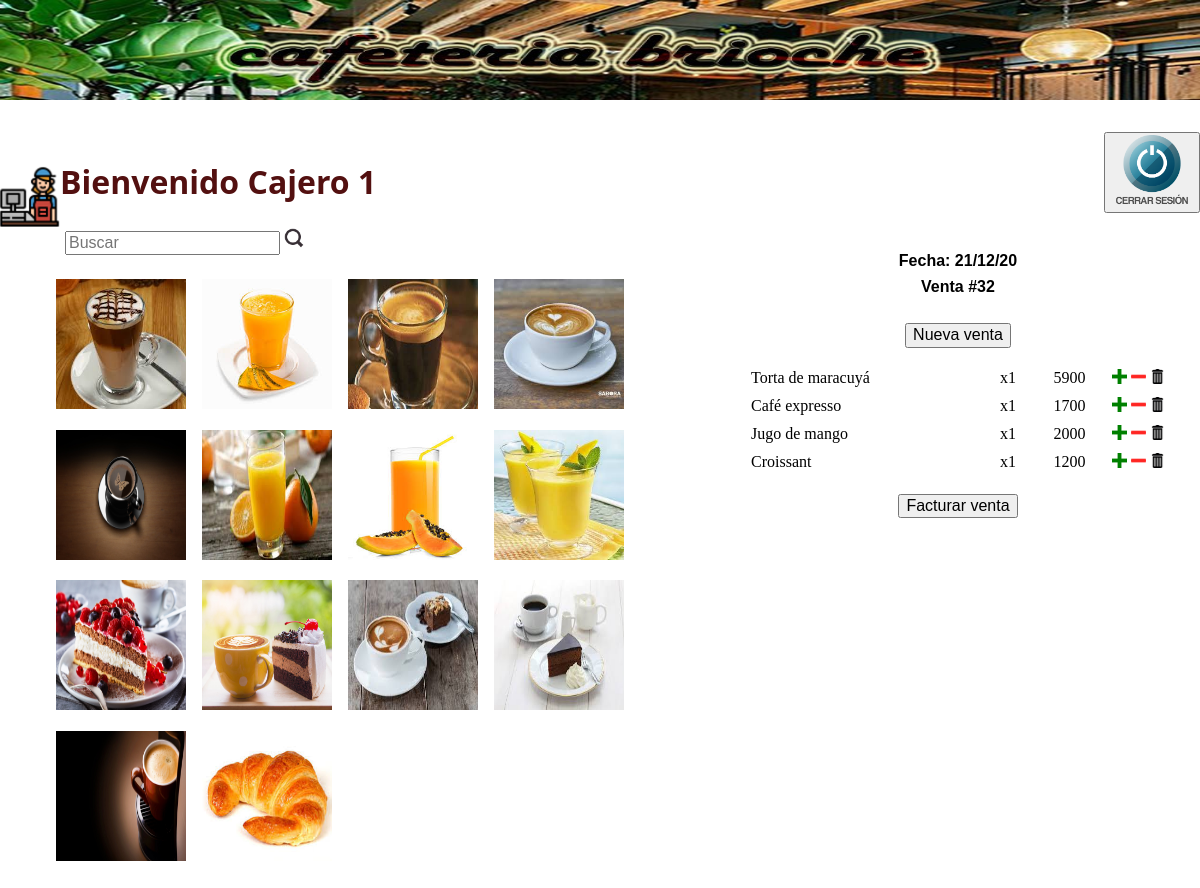
Screenshot of /cajeroVenta/ (signed in) with the database file from the repository.
### tables this page shows
CREATE TABLE PRODUCTOS (id INTEGER NOT NULL UNIQUE, nombre TEXT NOT NULL, precio INTEGER NOT NULL, cantidad_Inv INTEGER NOT NULL, descripcion TEXT NOT NULL, imagen TEXT NOT NULL, PRIMARY KEY (id));

CREATE TABLE VENTAS (id INTEGER NOT NULL UNIQUE, id_usuario INTEGER NOT NULL, fechaVenta DATE NOT NULL, TotalVenta INTEGER NOT NULL, PRIMARY KEY (id), FOREIGN KEY (id_usuario) REFERENCES USUARIOS (id));

CREATE TABLE REGISTRO_VENTAS (id INTEGER NOT NULL UNIQUE, id_venta INTEGER NOT NULL, id_producto INTEGER NOT NULL REFERENCES PRODUCTOS (id), Cantidad INTEGER NOT NULL, Total_Prod  INTEGER NOT NULL, FOREIGN KEY (id_venta) REFERENCES VENTAS (id), PRIMARY KEY (id) );

### app.py (the view)
@app.route('/cajeroVenta/')
@login_required
def cajeroVenta():
	busqueda = sql_productos()
	venta = sql_num_venta()
	datos = sql_llenar_venta(venta[0])
	return render_template('Cajero-Venta.html', busqueda=busqueda, datos=datos, venta=venta)

### app.py (called while the page is built)
def login_required(view):
    @functools.wraps(view)
    def wrapped_view(**kwargs):
        if not 'user_id' in session :
            mensaje = 2
            return render_template('Login.html', mensaje=mensaje)
        return view()
    return wrapped_view

@app.before_request
def load_logged_in_user():
    user_id = session.get( 'user_id' )
    if user_id is None:
      session['user_login'] = None

def sql_productos():
	sql="SELECT * FROM PRODUCTOS;"
	conexion = db.conectarDB()
	cur = conexion.cursor()
	cur.execute(sql)
	busqueda = cur.fetchall()
	return busqueda

def sql_llenar_venta(id_venta):
	conexion = db.conectarDB()
	cur = conexion.cursor()
	cur.execute("SELECT REGISTRO_VENTAS.*, PRODUCTOS.nombre, PRODUCTOS.precio FROM REGISTRO_VENTAS JOIN PRODUCTOS ON REGISTRO_VENTAS.id_producto=PRODUCTOS.id WHERE id_venta=?", (id_venta, ))
	datos = cur.fetchall()
	return datos

def sql_num_venta():
	conexion = db.conectarDB()
	cur = conexion.cursor()
	sql = "SELECT id, fechaVenta FROM VENTAS ORDER BY VENTAS.id DESC LIMIT 1"
	cur.execute(sql)
	id_venta = cur.fetchone()
	return id_venta

### db.py (called while the page is built)
def conectarDB():
    try:
        conexion = sqlite3.connect('db/cafeteria.db')
        return conexion
    except Error as e:
        print('Error al conectar con la base de datos'+e)

### templates/Cajero-Venta.html (shortened to what this page needs)
<!DOCTYPE html>
<html lang="es">
<head>
    <link rel="stylesheet" href="{{url_for('static', filename='estilos/estilos_usuarios.css')}}">
    <link rel="stylesheet" href="{{url_for('static', filename='estilos/normalize.css')}}">
</head>
<header class="encabezado">
    <img src="{{url_for('static', filename='img/cafeteria_corta.jpg')}}" alt="banner_brioche" height="100%" width="100%">
</header>
<body>
    <div class="barra">
        <div class="sesion">
            <button>
                <a href="/logout"><img src="{{url_for('static', filename='img/cerrar_sesion.png')}}" alt="logout" width="100%"></a>
            </button>
        </div>
        <div class="cajero">
            <p class="usuario"><img src="{{url_for('static', filename='img/Cajero.png')}}" alt="atras-back" width="60em"> Bienvenido {{session['user_name']}}</p>
        </div>
    </div>
    <div class="buscador">
        <div class="busca">
            <form action="/busca" method="GET">
                    <input type="text" id="buscador" name="buscador" placeholder="Buscar">
                    <input type="image" src="{{url_for('static', filename='img/lupa.png')}}" alt="lupa" width=20em>
            </form>
        </div>
        <div class="resultado">
            {%for i in range(0,busqueda|length)%}
            <article class="imagen" id={{busqueda[i][0]}}><a href="/tablaVenta?id={{busqueda[i][0]}}"><img src={{busqueda[i][5]}} width="130em" height="130em"></a></article>
            {%endfor%}
        </div>
    </div>
    <div class="venta">
        <div id="tablaVenta">
            <form class="center" action="/nuevaVenta" method="GET">
                <p id="subt">Fecha: {%print(venta[1])%}</p>
                <p id="subt">Venta #{%print(venta[0])%}</p>
                <br>
                <input type="submit" value="Nueva venta">
            </form>
            <table>
                {%for dat in datos%}
                    <tr>
                        <td id="producto">{%print(dat[5])%}</td>
                        <td id="cantidad" align="center">x{%print(dat[3])%}</td>
                        <td id="precio" align="center">{%print(dat[4])%}</td>
                        <td id="signo"><a href="/masProducto?id={{dat[2]}}&cantidad={{dat[3]+1}}&valor={{(dat[3]+1)*(dat[6])}}"><img src="{{url_for('static', filename='img/mas.png')}}" alt="signo_más" width="15em"></a></td>
                        <td id="signo"><a href="/menosProducto?id={{dat[2]}}&cantidad={{dat[3]-1}}&valor={{(dat[3]-1)*(dat[6])}}"><img src="{{url_for('static', filename='img/menos.png')}}" alt="signo_menos" width="15em"></a></td>
                        <td id="signo"><a href="/eliminaProducto?id={{dat[2]}}"><img src="{{url_for('static', filename='img/papelera.png')}}" alt="borrar" width="15em"></a></td>
                    </tr>
                {%endfor%}
            </table>
            <form class="center" action="/calculaTotal" method="GET">
                <input type="submit" value="Facturar venta">
            </form>
        </div>
    </div>
</body>
</html>

### static/estilos/estilos_usuarios.css (style rules this page uses)
.encabezado { height: 100px; width: 100%; padding-bottom: 2em; }
.barra { float: right; width: 100%; margin: 0; padding: 0; height: 6em; }
.buscador { width: 55%; float: left; margin-right: 1em; margin-left: 2em; }
.resultado { padding: 1em; overflow: hidden; }
.imagen { padding: 0.5em; float: left; }
.busca { width: 100%; padding-left: 5%; }
.sesion { width: 6em; float: right; }
.venta { width: 35%; float: right; margin-right: 2em; }
#subt { text-align: center; font-family: Verdana, Arial, Helvetica, sans-serif; font-size: 1em; font-weight: bold; display: block; margin: 0; margin-top: 0.5em; margin-bottom: 0.5em; }
#producto { width: 60%; }
#cantidad { width: 10%; }
#precio { width: 20%; }
#signo { width: 1.5em; height: 1.5em; }
.center { text-align: center; padding-top: 1em; padding-bottom: 1em; font-family: Verdana, Arial, Helvetica, sans-serif; }
.usuario { font-family: "Trebuchet MS", "Segoe UI",Helvetica,Arial,sans-serif; font-size: 2em; font-weight: bold; color:rgb(83, 16, 16); width: 80%; display: inline-flex; }

### rows the page displays
PRODUCTOS: imagen (picture)
PRODUCTOS: imagen (picture), nombre "Jugo de mango"
PRODUCTOS: imagen (picture)
PRODUCTOS: imagen (picture)
PRODUCTOS: imagen (picture), nombre "Café expresso"
PRODUCTOS: imagen (picture)
PRODUCTOS: imagen (picture)
PRODUCTOS: imagen (picture)
PRODUCTOS: imagen (picture)
PRODUCTOS: imagen (picture)
PRODUCTOS: imagen (picture), nombre "Torta de maracuyá"
PRODUCTOS: imagen (picture)
PRODUCTOS: imagen (picture)
PRODUCTOS: imagen (picture), nombre "Croissant"
VENTAS: fechaVenta "21/12/20", id "32"
REGISTRO_VENTAS: Cantidad "1", Total_Prod "5900"
REGISTRO_VENTAS: Cantidad "1", Total_Prod "1700"
REGISTRO_VENTAS: Cantidad "1", Total_Prod "2000"
REGISTRO_VENTAS: Cantidad "1", Total_Prod "1200"

### other values shown
{{ session['user_name'] }} "Cajero 1"
